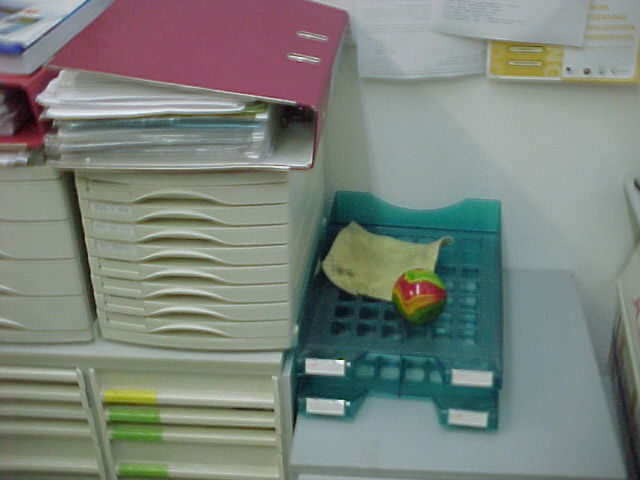
%> input picture ball02.JPG, 640 x 480 px
$ octave Playground.m   (GNU Octave 9; MATLAB toolbox functions it lacks are replaced by stand-ins)
%> lines starting %> are read from the running program, lines starting %| are printed output that depends on the picture; in (x1, y1, x2, y2) boxes, pixels count from 0 and x2, y2 are one past the last pixel; in counts of white or black regions, pixels touching at a corner belong together; the program's own positions count from 1
close all;
clear all;
clc;

sigma = 2;
radiusRange = [40 80];

[im, map] = imread('ball02.jpg');
%> im is the input picture: size 480x640x3 uint8; mean R, G, B 122.6, 130.6, 122.9
%> map = []
r = 174;
g = 121;
b = 139;
diff = 4;

a = zeros(size(im));

find(im(:,:,1)>170 && im(:,:,1)<178 && im(:,:,2)>117 && im(:,:,2)<125 && im(:,:,3)>135 && im(:,:,3)<143);


figure; imshow(im);
im = rgb2hsv(im);
%> im: size 480x640x3 double; mean H, S, V 0.424, 0.216, 0.537
imshow(im)

% h = fspecial('gaussian', 20, sigma);
% im = imfilter(im, h);
% figure; imshow(im);

dr = edge(im(:,:,1),'canny', [], sigma);
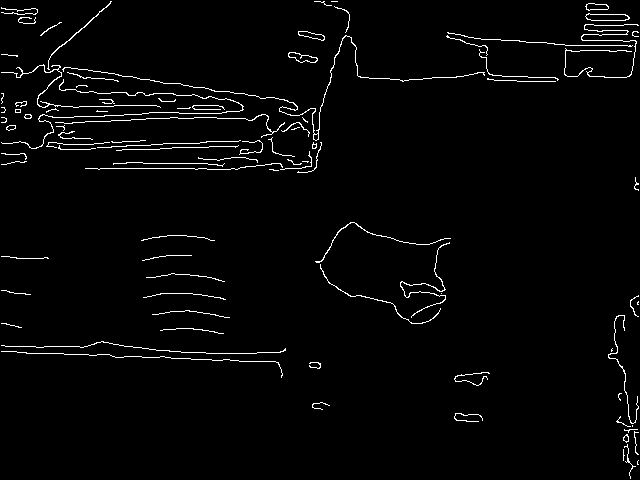
%> dr: size 480x640 logical; 2.4% white in thin lines or dots
dg = edge(im(:,:,2),'canny', [], sigma);
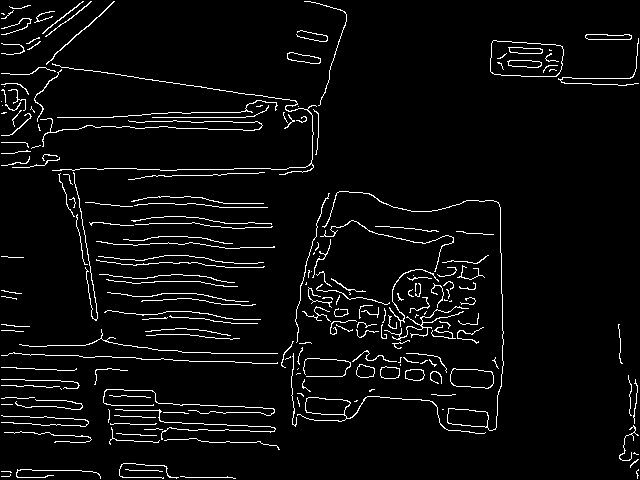
%> dg: size 480x640 logical; 4.5% white in thin lines or dots
db = edge(im(:,:,3),'canny', [], sigma);
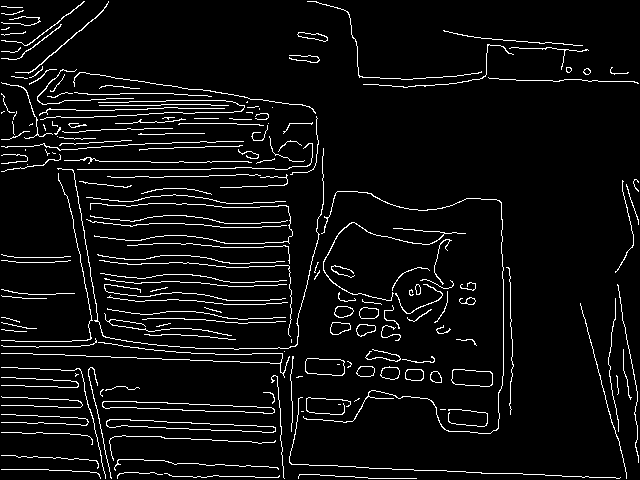
%> db: size 480x640 logical; 5.8% white in thin lines or dots

figure; imshow(dr); % 1
figure; imshow(dg); % 1
figure; imshow(db); % 1

% dr = edge(im(:,:,1));
% dg = edge(im(:,:,2));
% db = edge(im(:,:,3));
%
% figure; imshow(dr); % 1
% figure; imshow(dg); % 1
% figure; imshow(db); % 1

d = double(dr) + double(dg) + double(db);
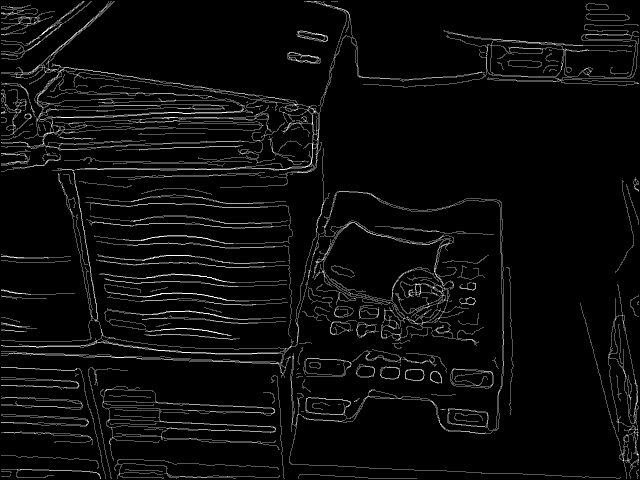
%> d: size 480x640 double; min 0, max 3, mean 0.127; drawn with min black and max white
a = zeros(size(d));
a(d>=2) = 1;
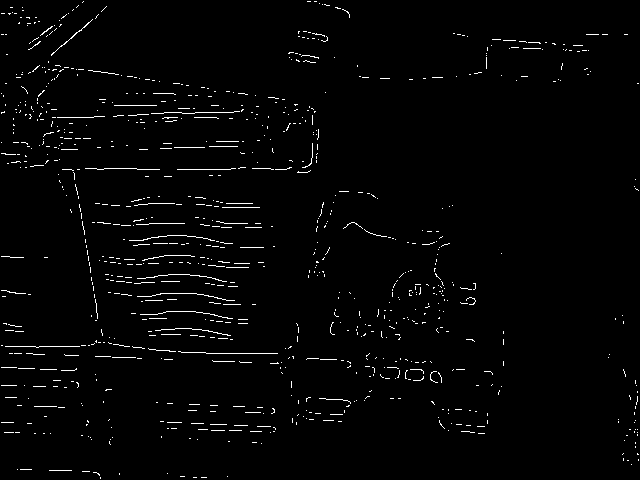
%> a: size 480x640 double; values 0 (black) and 1 (white), 1.9% white in thin lines or dots

figure; imshow(a); % 1

[centers,radii] = imfindcircles(100*a,radiusRange, 'Sensitivity', 0.98);
%> centers = [216.6 252.2]; radii = 51.29

imshow(im);
hold on;
viscircles(centers, radii)
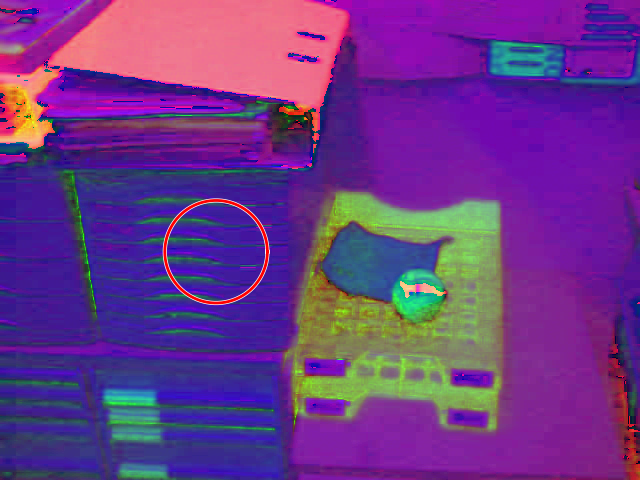
%> figure redrawn from the program's plot data


[centersR,radiiR] = imfindcircles(dr,radiusRange);
%> centersR = [320.5 240.5]; radiiR = 75.32
[centersG,radiiG] = imfindcircles(dg,radiusRange);
%> centersG = [320.5 240.5]; radiiG = 55.69
[centersB,radiiB] = imfindcircles(db,radiusRange);
%> centersB = [320.5 240.5]; radiiB = 75.75

%> (the run ends here)

$ run again, with ball01.JPG copied over ball02.JPG
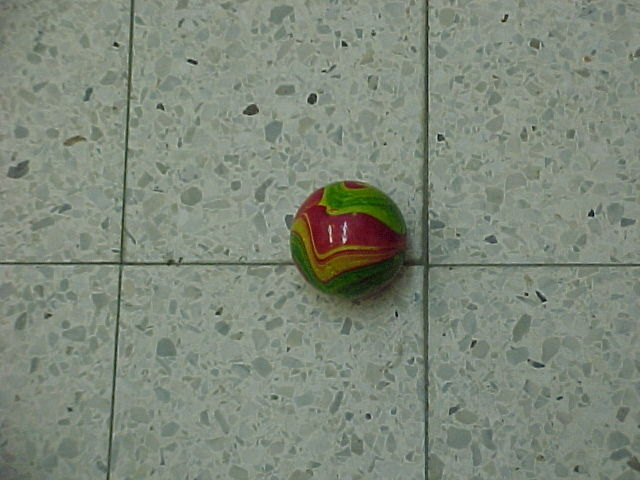
%> input picture ball01.JPG, 640 x 480 px
%> im is the input picture: size 480x640x3 uint8; mean R, G, B 126.8, 136.1, 122.3
%> map = []
%> im: size 480x640x3 double; mean H, S, V 0.303, 0.123, 0.537
%> `dr = edge(im(:,:,1),'canny', [], sigma);`:
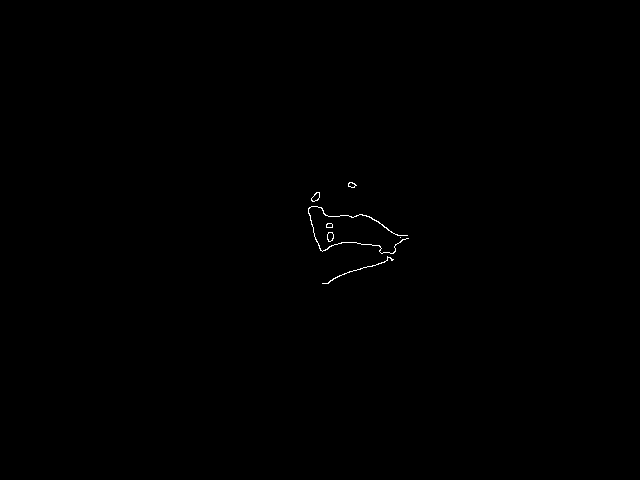
%> dr: size 480x640 logical; 0.16% white in thin lines or dots, all inside (x1, y1, x2, y2) = (308, 182, 409, 284)
%> dg: size 480x640 logical; 1% white in thin lines or dots, all inside (x1, y1, x2, y2) = (1, 1, 596, 446)
%> db: size 480x640 logical; 7.2% white in thin lines or dots
%> a: size 480x640 double; values 0 (black) and 1 (white), 0.54% white in thin lines or dots, all inside (x1, y1, x2, y2) = (1, 1, 595, 446)
%> centers = [115.9 160.4]; radii = 40
%> `viscircles(centers, radii)`:
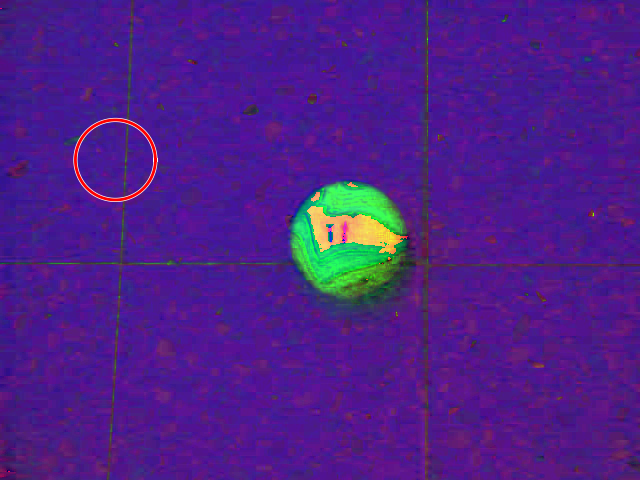
%> figure redrawn from the program's plot data
%> centersR = [320.5 240.5]; radiiR = 44.14
%> centersG = [349.8 236.7]; radiiG = 56.92
%> centersB = [320.6 243.6]; radiiB = 79.46
